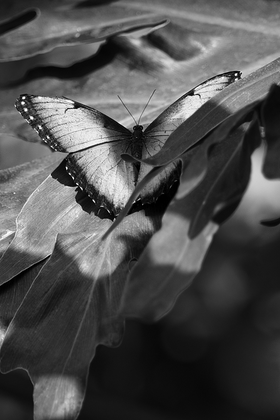
%> input picture Lab 3/W2/lab3_p0101.pgm, 280 x 420 px, shrunk from 512 x 768 before the run
$ octave Lab3_w2.m   (GNU Octave 9; MATLAB toolbox functions it lacks are replaced by stand-ins)
%> lines starting %> are read from the running program, lines starting %| are printed output that depends on the picture; in (x1, y1, x2, y2) boxes, pixels count from 0 and x2, y2 are one past the last pixel; in counts of white or black regions, pixels touching at a corner belong together; the program's own positions count from 1
%> further down, img is the input picture: size 420x280 uint8; min 0, max 255, mean 78
### Lab 3/W2/CDF2D_Forward_L.m
function transform = CDF2D_Forward_L(X,L)
%> called with L = 3
    [r,c,~] = size(X);
%> r = 420; c = 280
    LL_subband = X;
    transform = X;
    for level = 1:L
        transform(1:r/2^(level-1),1:c/2^(level-1)) = CDF2D_Forward(LL_subband);
        LL_subband = transform(1:r/(2^level),1:c/2^level);
    end
%> this loop made 3 passes
%> pass 1, in CDF2D_Forward_L, `LL_subband = transform(1:r/(2^level),1:c/2^level);`:
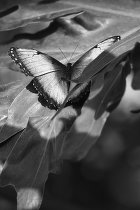
%> LL_subband: size 210x140 double; min -16.97, max 500.7, mean 156.1; drawn with min black and max white
%> after the loop:
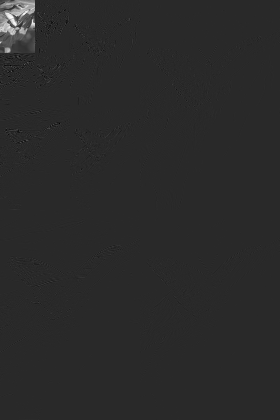
%> transform: size 420x280 double; min -354.4, max 1819.1, mean 9.8; drawn with min black and max white

end

### Lab 3/W2/CDF2D_Forward.m
function transform = CDF2D_Forward(X)
    transform = X;
    [r,c,~] = size(X);

    % perform the 1-level transform on all the rows
    for row = 1:r
         transform(row,:) = fwd_cdf(transform(row,:));
    end
    %perform the 1-level transform on all the columns
    for col = 1:c
        transform(:,col) = fwd_cdf(transform(:,col));
    end

end

### Lab 3/W2/disp_dwt.m
function disp_dwt(in,L)
%> called with L = 3

[m,n] = size(in);
%> m = 420; n = 280

fig = figure('Units','pixels');
imagesc(in);
%imwrite(scale(in,0,1),'out1.bmp');
colormap(repmat(linspace(0,1,256)',1,3));
axis image;
set(fig,'Position',[5,100,m,n+40]);
axis off;
set(gca,'Position',[0 0 1 n/(n+40)]);
title('Original DWT');

sz = size(in);
%> sz = [420 280]
in_scale = zeros(sz);

for ii = 1:L
    temp = in((sz(1)/2+1):sz(1),1:(sz(2)/2));
    low = min(min(temp)); high = max(max(temp));
    temp = (temp-low)/(high-low);
    in_scale((sz(1)/2+1):sz(1),1:(sz(2)/2)) = temp;

    temp = in(1:(sz(1)/2),(sz(2)/2+1):sz(2));
    low = min(min(temp)); high = max(max(temp));
    temp = (temp-low)/(high-low);
    in_scale(1:(sz(1)/2),(sz(2)/2+1):sz(2)) = temp;

    temp = in((sz(1)/2+1):sz(1),(sz(2)/2+1):sz(2));
    low = min(min(temp)); high = max(max(temp));
    temp = (temp-low)/(high-low);
    in_scale((sz(1)/2+1):sz(1),(sz(2)/2+1):sz(2)) = temp;

    sz = sz/2;
end
%> this loop made 3 passes
%> pass 1, in disp_dwt, `temp = in((sz(1)/2+1):sz(1),1:(sz(2)/2));`:
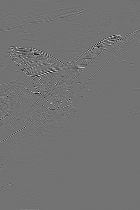
%> temp: size 210x140 double; min -115.5, max 140.4, mean 0; drawn with min black and max white
%> pass 1, in disp_dwt, `temp = in(1:(sz(1)/2),(sz(2)/2+1):sz(2));`:
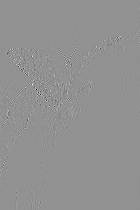
%> temp: size 210x140 double; min -187.3, max 140.1, mean 0; drawn with min black and max white
%> after the loop:
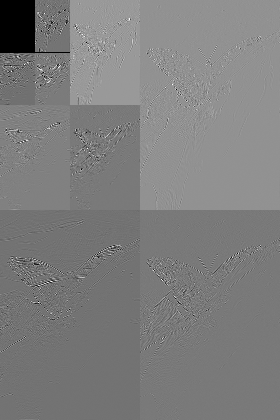
%> in_scale: size 420x280 double; min 0, max 1, mean 0.495

sz = sz*2;
%> sz = [105 70]
temp = in(1:(sz(1)/2),1:(sz(2)/2));
low = min(min(temp)); high = max(max(temp));
%> after `low = min(min(temp))`: low = 0.951
%> after `high = max(max(temp))`: high = 1819.1
temp = (temp-low)/(high-low);
%> temp: size 52x35 double
in_scale(1:(sz(1)/2),1:(sz(2)/2)) = temp;
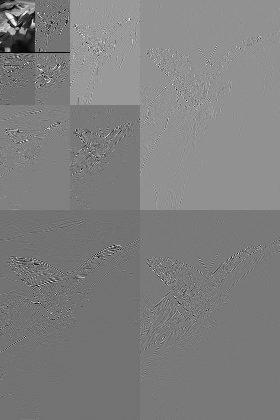
%> in_scale: size 420x280 double; 1.55% of pixels changed, all inside (x1, y1, x2, y2) = (0, 0, 35, 52)
imwrite(in_scale,'out2.bmp');
fig = figure('Units','pixels');
imagesc(in_scale);
colormap(repmat(linspace(0,1,256)',1,3));
axis image;
set(fig,'Position',[5+m+10,100,m,n+40]);
axis off;
set(gca,'Position',[0 0 1 n/(n+40)]);
title('Maximum Contrast DWT');

### Lab 3/W2/CDF2D_Reverse_L.m
function reconstruct = CDF2D_Reverse_L(X,L)
%> called with L = 3
    reconstruct = X;
    [r,c,~] = size(X);
    for level = L:-1:1
        block = reconstruct(1:r/2^(level-1),1:c/2^(level-1));
        reconstruct(1:r/2^(level-1),1:c/2^(level-1)) = CDF2D_Reverse(block);
    end
%> this loop made 1 pass
%> pass 1, in CDF2D_Reverse_L, `block = reconstruct(1:r/2^(level-1),1:c/2^(level-1));`:
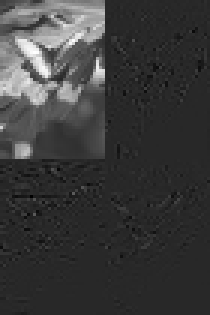
%> block: size 105x70 double (shown 3 times larger); min -342.9, max 1819.1, mean 157.2; drawn with min black and max white
%> the run ends on the next line

end

### Lab 3/W2/CDF2D_Reverse.m
function reconstruct = CDF2D_Reverse(X)

    reconstruct = X;
    [r,c,~] = size(X);

    for row = 1:r
         reconstruct(row,:) = rev_cdf(reconstruct(row,:));
    end

    for col = 1:c
        reconstruct(:,col) = rev_cdf(reconstruct(:,col));
    end

end

### Lab 3/W2/Lab3_w2.m
%Week 2
%% CDF Transform Implementation and Verification
img = imread('lab3_p0101.pgm');

L=3;
img_transform = CDF2D_Forward_L(double(img),L);
disp_dwt(img_transform,L)

img_rev = CDF2D_Reverse_L(img_transform,L);
